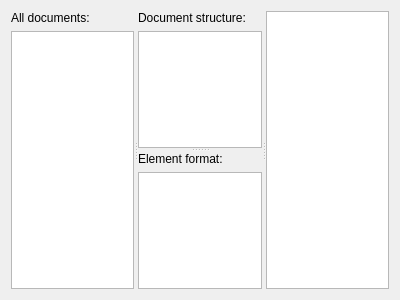
<?xml version="1.0" encoding="UTF-8"?>
<ui version="4.0">
 <class>Gammaray::TextDocumentInspector</class>
 <widget class="QWidget" name="Gammaray::TextDocumentInspector">
  <property name="geometry">
   <rect>
    <x>0</x>
    <y>0</y>
    <width>400</width>
    <height>300</height>
   </rect>
  </property>
  <property name="windowTitle">
   <string>Form</string>
  </property>
       <layout class="QVBoxLayout" name="verticalLayout_20">
        <item>
         <widget class="QSplitter" name="splitter_13">
          <property name="orientation">
           <enum>Qt::Horizontal</enum>
          </property>
          <widget class="QWidget" name="layoutWidget_1">
           <layout class="QVBoxLayout" name="verticalLayout_17">
            <item>
             <widget class="QLabel" name="label_5">
              <property name="text">
               <string>All documents:</string>
              </property>
             </widget>
            </item>
            <item>
             <widget class="QTreeView" name="documentList">
              <property name="rootIsDecorated">
               <bool>false</bool>
              </property>
              <property name="uniformRowHeights">
               <bool>true</bool>
              </property>
              <property name="allColumnsShowFocus">
               <bool>true</bool>
              </property>
             </widget>
            </item>
           </layout>
          </widget>
          <widget class="QSplitter" name="splitter_12">
           <property name="orientation">
            <enum>Qt::Vertical</enum>
           </property>
           <widget class="QWidget" name="layoutWidget_2">
            <layout class="QVBoxLayout" name="verticalLayout_18">
             <item>
              <widget class="QLabel" name="label_6">
               <property name="text">
                <string>Document structure:</string>
               </property>
              </widget>
             </item>
             <item>
              <widget class="QTreeView" name="documentTree">
               <property name="uniformRowHeights">
                <bool>true</bool>
               </property>
               <property name="allColumnsShowFocus">
                <bool>true</bool>
               </property>
              </widget>
             </item>
            </layout>
           </widget>
           <widget class="QWidget" name="layoutWidget_3">
            <layout class="QVBoxLayout" name="verticalLayout_19">
             <item>
              <widget class="QLabel" name="label_4">
               <property name="text">
                <string>Element format:</string>
               </property>
              </widget>
             </item>
             <item>
              <widget class="QTreeView" name="documentFormatView">
               <property name="rootIsDecorated">
                <bool>false</bool>
               </property>
               <property name="uniformRowHeights">
                <bool>true</bool>
               </property>
               <property name="allColumnsShowFocus">
                <bool>true</bool>
               </property>
              </widget>
             </item>
            </layout>
           </widget>
          </widget>
          <widget class="QTextEdit" name="documentView"/>
         </widget>
        </item>
       </layout>
 </widget>
 <resources/>
 <connections/>
</ui>
